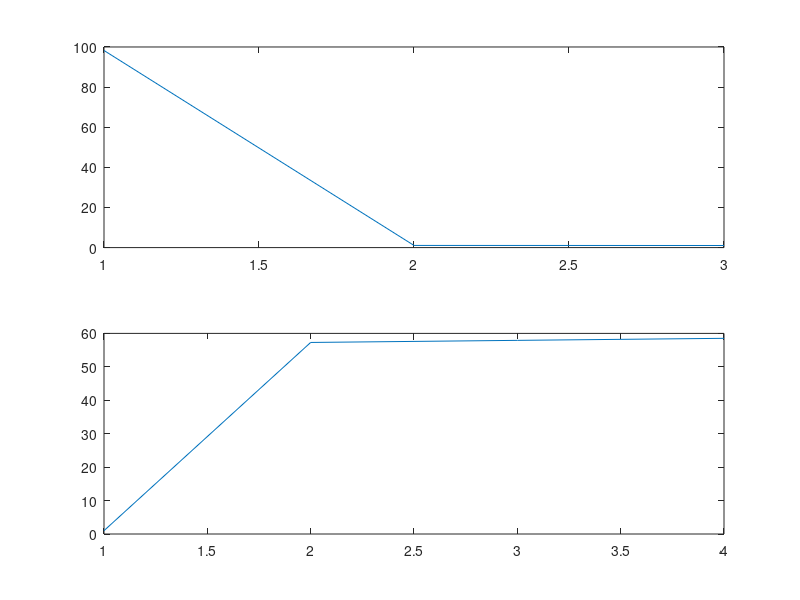

The MATLAB source for this figure:
x=1;
imax = 3;

for i=1:imax
    
    y(i)= x(i)*cos(pi*x(i)/180)-sin(pi*x(i)/180);
    x(i+1)= x(i)-(y(i)/(-x(i)*sin(pi*x(i)/180)));
    trueerror = abs(x(i+1)-x(i));
    relativeapproximateerror(i)=trueerror/x(i+1)*100;
    
end

subplot(211),plot(relativeapproximateerror)
subplot(212),plot(x)


relativeapproximateerror
